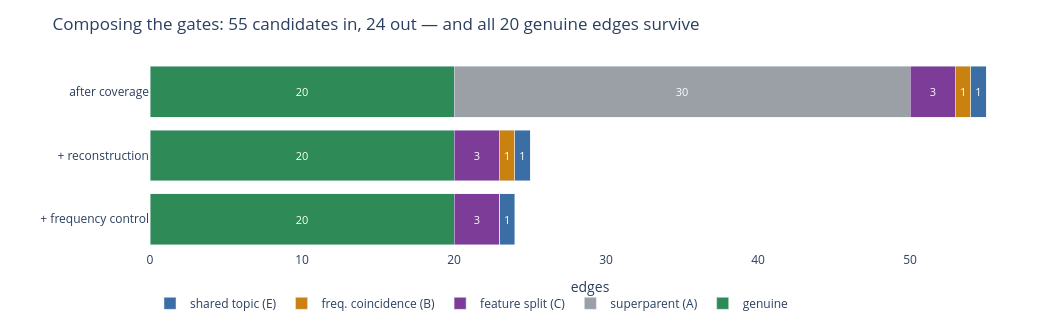

The notebook cell saved with this chart:
### Markdown cell above
## 4. What survives each gate

Tier 1 grades each metric **separately**, on its own pathology — that is the
scorecard in §5, and it is the right way to answer "does this metric work?".
But it leaves a second question unanswered: what would be left if the gates were
composed the way a run actually composes them?

The composition below is the one Tier 2 uses — coverage, then the reconstruction
condition, then frequency survival. `run_metrics.py` itself reports the gates
side by side rather than intersecting them, so this is a derived view, not a
number the pipeline prints.

### Code cell
recon_ok = m["recon"]["passes"] & edge_mask
survival = m["fcov"]["survival"]
freq_ok = recon_ok & (survival >= C.FREQ_SURVIVAL_MIN)

CLASSES = [
    ("genuine",           GREEN,  lambda e: e in genuine),
    ("superparent (A)",   GREY,   lambda e: e[0] == SUPERPARENT),
    ("feature split (C)", PURPLE, lambda e: e[0] == SPLIT_PARENT),
    ("freq. coincidence (B)", AMBER, lambda e: e == (FREQ_PARENT, FREQ_CHILD)),
    ("shared topic (E)",  BLUE,   lambda e: e == (TOPIC_PARENT, TOPIC_CHILD)),
]
STAGES = [("after coverage", edge_mask),
          ("+ reconstruction", recon_ok),
          ("+ frequency control", freq_ok)]

fig = go.Figure()
for label, colour, belongs in CLASSES:
    xs = []
    for _, mask in STAGES:
        s = {(int(p), int(c)) for p, c in torch.nonzero(mask).tolist()}
        xs.append(sum(belongs(e) for e in s))
    fig.add_trace(go.Bar(
        y=[name for name, _ in STAGES], x=xs, orientation="h", name=label,
        marker_color=colour, text=[str(v) if v else "" for v in xs],
        textposition="inside", insidetextanchor="middle",
        textfont=dict(color="white", size=11),
        hovertemplate=f"{label}<br>%{{x}} edges<extra></extra>"))

fig.update_layout(
    barmode="stack", title="Composing the gates: 55 candidates in, 24 out — "
                           "and all 20 genuine edges survive",
    width=1050, height=330, plot_bgcolor="white",
    xaxis=dict(title="edges"), yaxis=dict(autorange="reversed"),
    margin=dict(l=150, r=20, t=60, b=70),
    legend=dict(orientation="h", yanchor="bottom", y=-0.35, x=0))
funnel_fig = fig
funnel_fig.show()

for name, mask in STAGES:
    s = {(int(p), int(c)) for p, c in torch.nonzero(mask).tolist()}
    print(f"{name:<22} {len(s):>3} edges | genuine {len(s & genuine):>2}/20")

### Figure 1 — Plotly figure (JSON) as saved in the notebook; plotly's stock layout.template omitted (floating-point values rounded to 4 significant figures)
{"data": [{"hovertemplate": "genuine<br>%{x} edges<extra></extra>", "insidetextanchor": "middle", "marker": {"color": "#2e8b57"}, "name": "genuine", "orientation": "h", "text": ["20", "20", "20"], "textfont": {"color": "white", "size": 11}, "textposition": "inside", "type": "bar", "x": [20, 20, 20], "y": ["after coverage", "+ reconstruction", "+ frequency control"]}, {"hovertemplate": "superparent (A)<br>%{x} edges<extra></extra>", "insidetextanchor": "middle", "marker": {"color": "#9aa0a6"}, "name": "superparent (A)", "orientation": "h", "text": ["30", "", ""], "textfont": {"color": "white", "size": 11}, "textposition": "inside", "type": "bar", "x": [30, 0, 0], "y": ["after coverage", "+ reconstruction", "+ frequency control"]}, {"hovertemplate": "feature split (C)<br>%{x} edges<extra></extra>", "insidetextanchor": "middle", "marker": {"color": "#7d3c98"}, "name": "feature split (C)", "orientation": "h", "text": ["3", "3", "3"], "textfont": {"color": "white", "size": 11}, "textposition": "inside", "type": "bar", "x": [3, 3, 3], "y": ["after coverage", "+ reconstruction", "+ frequency control"]}, {"hovertemplate": "freq. coincidence (B)<br>%{x} edges<extra></extra>", "insidetextanchor": "middle", "marker": {"color": "#c9820f"}, "name": "freq. coincidence (B)", "orientation": "h", "text": ["1", "1", ""], "textfont": {"color": "white", "size": 11}, "textposition": "inside", "type": "bar", "x": [1, 1, 0], "y": ["after coverage", "+ reconstruction", "+ frequency control"]}, {"hovertemplate": "shared topic (E)<br>%{x} edges<extra></extra>", "insidetextanchor": "middle", "marker": {"color": "#3b6ea5"}, "name": "shared topic (E)", "orientation": "h", "text": ["1", "1", "1"], "textfont": {"color": "white", "size": 11}, "textposition": "inside", "type": "bar", "x": [1, 1, 1], "y": ["after coverage", "+ reconstruction", "+ frequency control"]}], "layout": {"barmode": "stack", "height": 330, "legend": {"orientation": "h", "x": 0, "y": -0.35, "yanchor": "bottom"}, "margin": {"b": 70, "l": 150, "r": 20, "t": 60}, "plot_bgcolor": "white", "title": {"text": "Composing the gates: 55 candidates in, 24 out — and all 20 genuine edges survive"}, "width": 1050, "xaxis": {"title": {"text": "edges"}}, "yaxis": {"autorange": "reversed"}}}
